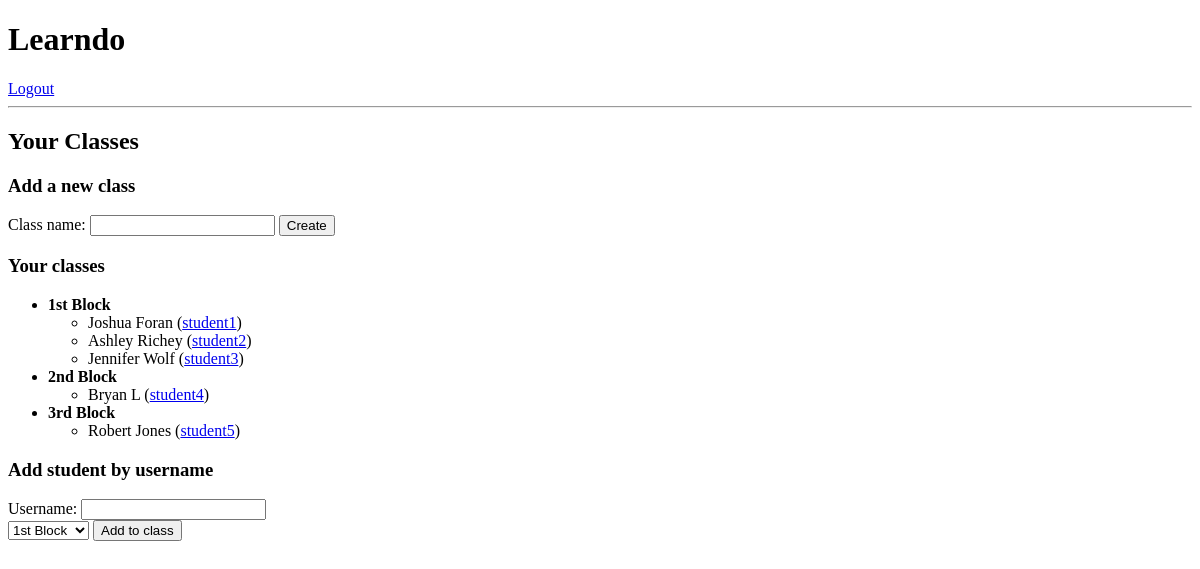
Page /teacher/1/classes (signed in) on the earlier database version.
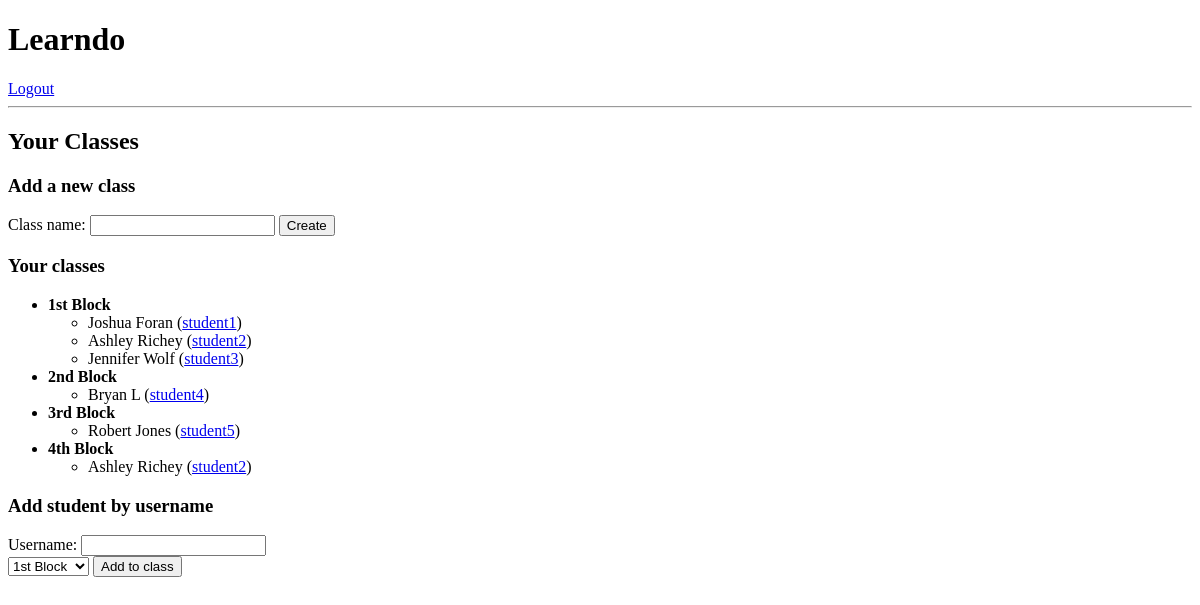
Same page on the later database version.
### model.py (models this page shows, shortened)
class Class(db.Model):
    __tablename__ = "classes"
    class_id = db.Column(db.Integer, autoincrement=True, primary_key=True)
    class_name = db.Column(db.String(64), nullable=False)

class User(db.Model):
    __tablename__ = "users"
    user_id = db.Column(db.Integer, autoincrement=True, primary_key=True)
    is_teacher = db.Column(db.Boolean, nullable=False)
    username = db.Column(db.Integer, nullable=False, unique=True)
    password = db.Column(db.String(16), nullable=False)
    email = db.Column(db.String(64), nullable=True)
    first_name = db.Column(db.String(32), nullable=False)
    last_name = db.Column(db.String(32), nullable=True)
    display_name = db.Column(db.String(32), nullable=True)
    school = db.Column(db.String(64), nullable=True)
    classes = db.relationship("Class",
                             secondary='usersclasses',
                             backref="users")
    tasks = db.relationship('Task', backref='user')
    assignments = db.relationship('Assignment', backref='user')

### server.py (the view)
@app.route('/teacher/<int:user_id>/classes', methods=['GET'])
def manage_classes(user_id):
    if session['user_id'] == user_id:
        teacher = User.query.get(user_id)  ## Can I make this a global variable or store in session?
        class_list = show_classes(teacher)
        return render_template("class_list.html", teacher=teacher, class_list=class_list)
    else:
        flash("You do not have access to that page.")
        return redirect("/")

### server.py (called while the page is built)
def show_classes(teacher):
    class_list = {}
    for each_class in teacher.classes:
        class_list[each_class.class_id] = {'class_name' : each_class.class_name }
        for student in each_class.users:
            if student.is_teacher == 0:
                if 'students' not in class_list[each_class.class_id]:
                    class_list[each_class.class_id]['students'] = []
                class_list[each_class.class_id]['students'].append(student)
    return class_list

### templates/class_list.html (shortened to what this page needs)
{% extends 'base.html' %}
{% block content %}
    <h2>Your Classes</h2>
    <h3>Add a new class</h3>
    <form action="/new_class" method="POST">
        <div>
            <label>Class name:
                <input type="text" name="class_name" required>
            </label>
            <input type="submit" value="Create">
        </div>
    </form>
    <h3>Your classes</h3>
    <ul>
    {% for class_id in class_list.keys() %}
        <li><b>{{ class_list[class_id]['class_name'] }}</b></li>
            {% if 'students' in class_list[class_id] %}
              <ul>
                {% for student in class_list[class_id]['students'] %}
                <li>
                {{ student.first_name }} {{ student.last_name }}
                (<a href="/student/{{student.user_id}}/account">{{student.username}}</a>)</li>
                {% endfor %}
              </ul>
            {% endif %}
    {% endfor %}
    </ul>
    <h3>Add student by username</h3>
    <form action="/add_student" method="POST">
        <div>
            <label>Username:
                <input type="text" name="username" required>
            </label><br>
            <select name="class-id">
              {% for class_id in class_list.keys() %}
              <option value="{{ class_id }}">{{ class_list[class_id]['class_name'] }}</option>
              {% endfor %}
            </select>
            <input type="submit" value="Add to class">
        </div>
    </form>
{% endblock %}

### templates/base.html (shortened to what this page needs)
<!doctype html>
<html>
<head>
</head>
<body>
<h1>Learndo</h1>
{% if "user_id" in session %}
    <a href="/logout">Logout</a>
{% else %}
    <a href="/login">Login</a>
{% endif %}
<hr>
{% block content %}{% endblock %}
</body>
</html>

Differences in the rows shown:
now on one of the page's lists (row unchanged): User: first_name "Ashley", last_name "Richey", username "student2"
added Class: class_name "4th Block"
